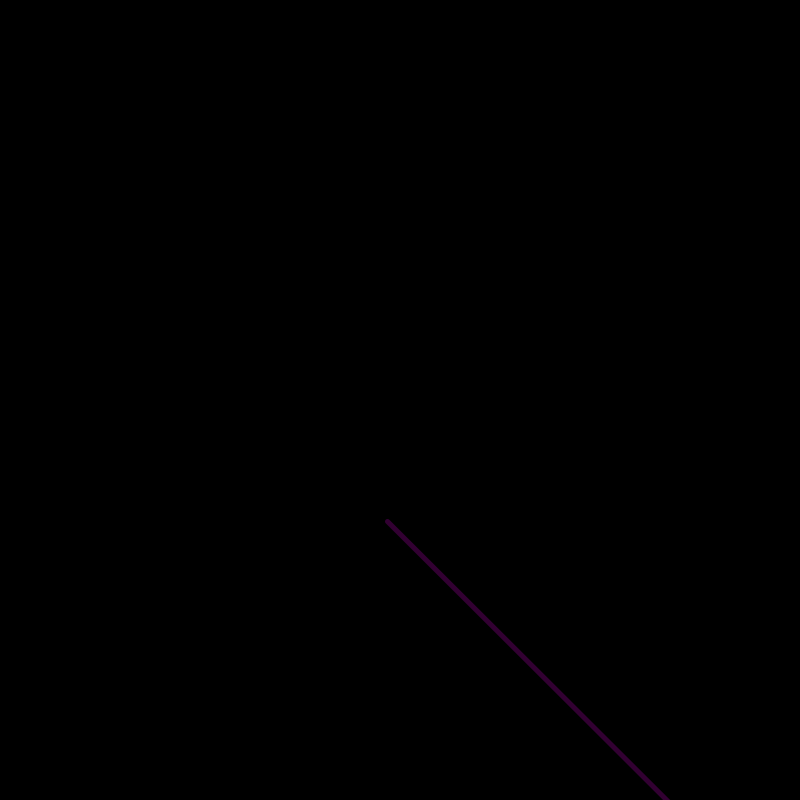
Frame 1 (no input)
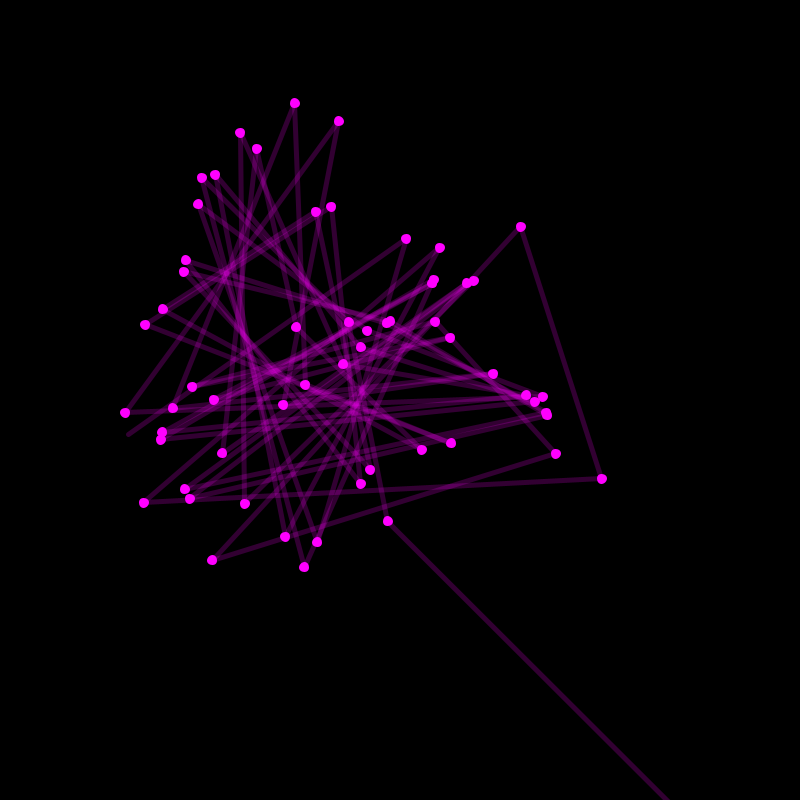
Frame 60 (the mouse pressed at the canvas centre just before this capture)
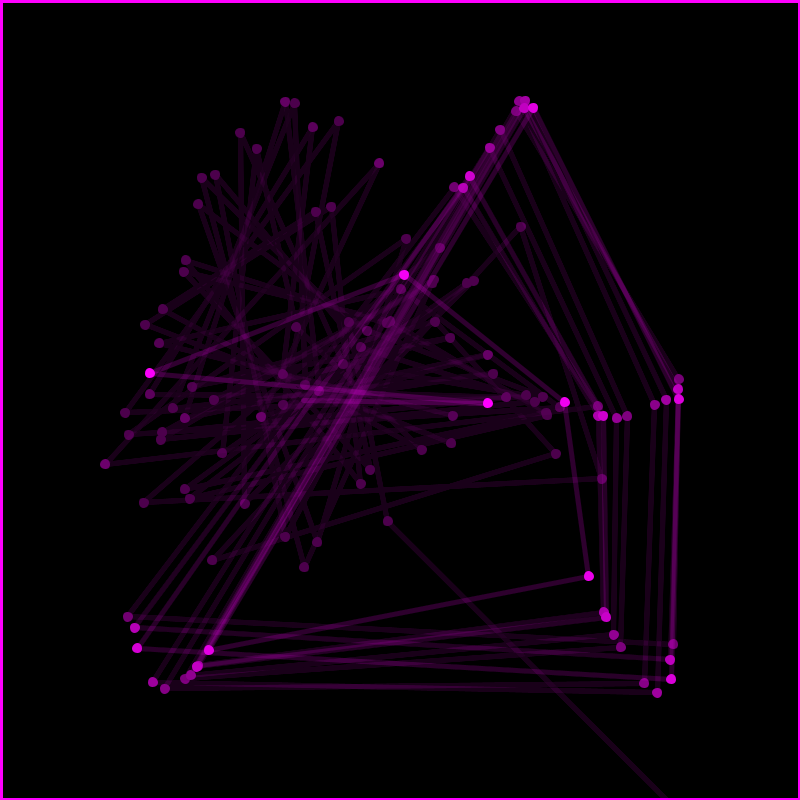
Frame 120 (the mouse held since frame 60 and released just before this capture)

The Processing sketch that drew these frames (run headless with seeded random() and noise(); from frame 60 on, the mouse is pressed at the canvas centre):

// Processing sketch: F_strange2
// ── F_strange2.pde

float x, y;
float a, b, c, d;

float scale = 150.;

void setup()
{
  size(800, 800);
  background(0);
  
  reset();
}

void draw()
{
  if(mousePressed) {
    fill(0, 5);
    rect(0, 0, width, height);
  }
  noFill();
  stroke(255);
  
  float newX = sin(a*y) - cos(b*x);
  float newY = sin(c*x) - cos(d*y);

  float dist = distance(newX, newY, x, y);
  

  translate(width/2., height/2.);
  
  strokeWeight(5);
  stroke(dist*255, 0, 255, 50);
  line(x*scale, y*scale, newX*scale, newY*scale);
  stroke(dist*255, 0, 255, 255);
  ellipse(x*scale, y*scale, 5, 5);
  
  x = newX;
  y = newY;


  
}

void keyReleased()
{
   reset();
   background(0); 
}

float distance(float x1, float y1, float x2, float y2)
{
   return( sqrt((x1-x2)*(x1-x2) + (y1-y2)*(y1-y2)));
}

void reset()
{
   a = random(-3., 3.);
   b = random(-3., 3.);
   c = random(-3., 3.);
   d = random(-3., 3.);
   //a = -2.7;
   //b = -0.09;
   //c = -0.86;
   //d = -2.2;
   x = width/2;
   y = height/2;
}
